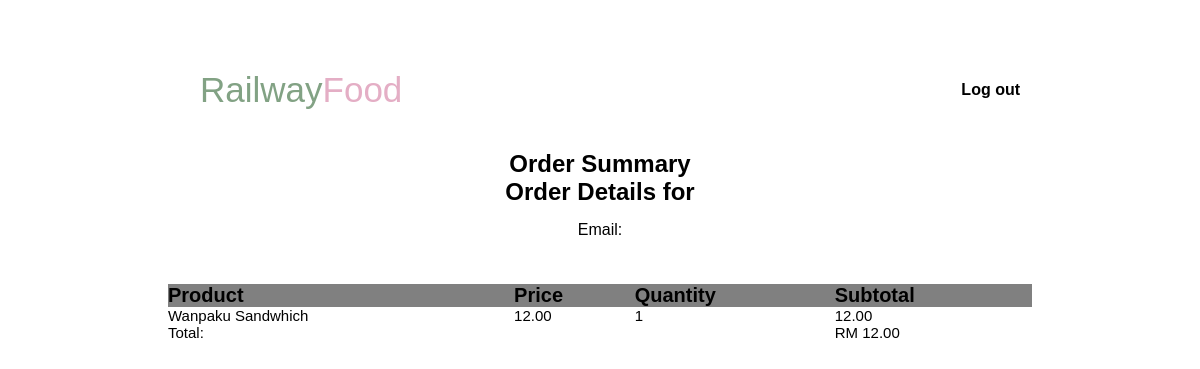
The app's page /summary, older data.
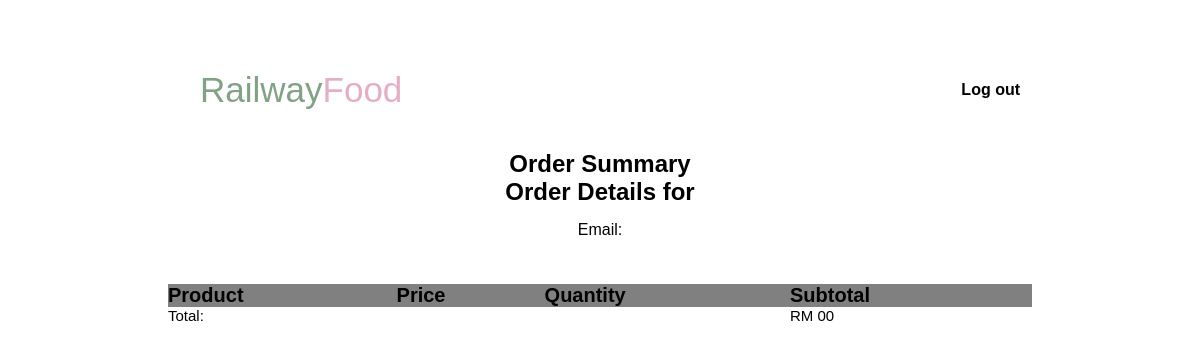
The same page, newer data.
### tables this page shows
CREATE TABLE cart (
    id INTEGER PRIMARY KEY AUTOINCREMENT,
    product_id INTEGER NOT NULL,
    quantity INTEGER NOT NULL, status TEXT DEFAULT 'active',
    FOREIGN KEY (product_id) REFERENCES products(id)
);

CREATE TABLE products (
    id INTEGER PRIMARY KEY AUTOINCREMENT,
    name TEXT NOT NULL,
    price REAL NOT NULL,
    image_path TEXT
);

### RailwayGo/auth.py (the view)
@auth.route('/summary')
def summary():
    conn = get_db_connection()
    user_id = session.get('user_id')
    user = conn.execute('SELECT email, username FROM users WHERE id = ?', (user_id,)).fetchone()
    cart_items = conn.execute('''
        SELECT p.name, p.price, c.quantity
        FROM products p
        JOIN cart c ON p.id = c.product_id
        WHERE c.status = "active"
    ''').fetchall()
    total_price = sum(item['price'] * item['quantity'] for item in cart_items)
    conn.close()
    return render_template('summary.html', user=user, cart_items=cart_items, total_price=total_price)

### RailwayGo/auth.py (called while the page is built)
def get_db_connection():
    conn = sqlite3.connect('database.db')
    conn.row_factory = sqlite3.Row
    return conn

### RailwayGo/templates/summary.html (shortened to what this page needs)
<!DOCTYPE html>
<html lang="en">
<head>
    <link rel="stylesheet" type="text/css" href="{{ url_for('static', filename='style_summary.css') }}">
    <link rel="stylesheet" href="https://unpkg.com/boxicons@latest/css/boxicons.min.css">
</head>
    <header>
            <a href="/main" class="main">Railway<span>Food</span></a>
            <ul class="navlist">
                <li><a href="#home">Log out</a></li>
             </ul>
    </header>
<body>
        <section class="summary">
            <h1>Order Summary</h1>
            <h2>Order Details for {{ user.username }}</h2>
            <p>Email: {{ user.email }}</p>
            <table>
                <thead>
                    <tr>
                        <th>Product</th>
                        <th>Price</th>
                        <th>Quantity</th>
                        <th>Subtotal</th>
                    </tr>
                </thead>
                <tbody>
                    {% for item in cart_items %}
                    <tr>
                        <td>{{ item.name }}</td>
                        <td>{{ item.price }}0</td>
                        <td>{{ item.quantity }}</td>
                        <td>{{ item.price * item.quantity }}0</td>
                    </tr>
                    {% endfor %}
                </tbody>
                <tfoot>
                    <tr>
                        <td colspan="3">Total:</td>
                        <td>RM {{ total_price }}0</td>
                    </tr>
                </tfoot>
            </table>
        </section>
</body>
</html>

### RailwayGo/static/style_summary.css (style rules this page uses)
* { padding: 0; margin: 0; box-sizing:border-box; font-family: "Rubik", sans-serif; text-decoration: none; scroll-behavior: smooth; }
:root { --text-color: #82A284; --logo-color: #E4AEC5; --main-color: #FFC4DD; }
header { position: fixed; width: 100%; top: 0; right: 0; z-index: 1000; display: flex; align-items: center; justify-content: space-between; background: transparent; padding: 20px 150px; transition: all .50s ease; }
.main { display: flex; align-items: center; margin: 50px; color: var(--text-color); font-size: 35px; }
.main span { color: var(--logo-color) }
.navlist { display: flex; }
.navlist a { margin: 0 30px; transition: all .50s ease; font-weight: 600; color: black; }
ul { list-style-type: none; padding: 0; margin: 0; }
section { padding: 150px 14% 60px; }
.summary { text-align: center; align-items: center; }
.summary p { padding: 15px; }
table { padding-top: 30px; width: 100%; align-items: center; text-align: left; font-size: 15px; border-spacing: 0; overflow: hidden; }
th { background-color: grey; font-size: 20px; }

Row changes from the older to the newer data that the page shows:
no longer on this page (row edited): cart: name "Wanpaku Sandwhich", price "12.0", quantity "1", item.price*item.quantity "12.0"
Text that changed along with them:
{{ total_price }}: "12.0" → "0"
